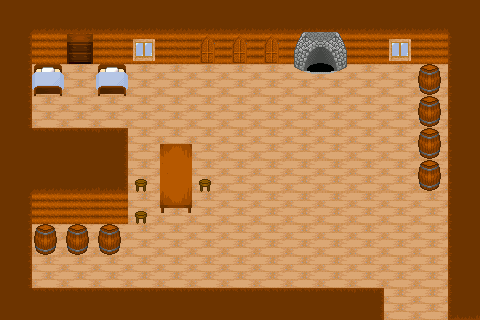

This game map was drawn from its Tiled (.tmx) file and the tilesets committed beside it. A one-line description and the trimmed map source follow:
An orthogonal 15x10 tile map with 32x32 px tiles, 4 tile layers (floor, walls, Ceiling, objects), 2 tilesets and 20 objects.

<map version="1.0" orientation="orthogonal" renderorder="right-down" width="15" height="10" tilewidth="32" tileheight="32">
 <tileset firstgid="1" name="Ulkotilat" tilewidth="32" tileheight="32">
  <image source="terrainTiles.png" trans="ff00ff" width="640" height="480" />
 </tileset>
 <tileset firstgid="301" name="sisätilat" tilewidth="32" tileheight="32">
  <image source="SOWOBJECTSINDOORSxcf.png" trans="ff00ff" width="640" height="480" />
 </tileset>
 <layer name="floor" width="15" height="10">
  <data>[150 cells, 150 non-empty, 1 distinct tile ids]</data>
 </layer>
 <layer name="walls" width="15" height="10">
  <data>[150 cells, 16 non-empty, 1 distinct tile ids]</data>
 </layer>
 <layer name="Ceiling" width="15" height="10">
  <data>[150 cells, 48 non-empty, 7 distinct tile ids]</data>
 </layer>
 <layer name="objects" width="15" height="10">
  <data>[150 cells, 27 non-empty, 15 distinct tile ids]</data>
 </layer>
 <objectgroup name="Boxes">
  <object x="161" y="145" width="29" height="68" />
  <object x="98.5" y="64" width="27" height="31.5" />
  <object x="35" y="64.3333" width="27.3333" height="32" />
  <object x="31.6667" y="35" width="206.333" height="17.6667" />
  <object x="239" y="35" width="53" height="18.5" />
  <object x="292.5" y="35" width="53" height="27" />
  <object x="347" y="33" width="101" height="18.5" />
  <object x="449" y="31" width="28" height="289" />
  <object x="383" y="288" height="12" />
  <object x="379.5" y="287" height="9" />
  <object x="-0.666667" y="288" width="383.333" height="36" />
  <object x="-0.666667" y="31.3333" width="32" height="256.667" />
  <object x="32" y="124.667" width="93.3333" height="82.6667" />
  <object x="136.5" y="212.375" width="8.75" height="5" />
  <object x="136.125" y="180" width="9.875" height="5.125" />
  <object x="200.125" y="180" width="9.75" height="5.375" />
  <object x="421" y="66" width="17.5" height="121" />
  <object x="36" y="226.5" width="84.5" height="26" />
 </objectgroup>
 <objectgroup name="TriggerLayer">
  <object x="384.5" y="301.5" width="62.5" height="17">
   <properties>
    <property name="Door" value="INT1:A1" />
   </properties>
  </object>
 </objectgroup>
 <objectgroup name="Strint">
  <properties>
   <property name="STR" value="1" />
   <property name="strt1" value="" />
  </properties>
  <object x="414.5" y="286.5">
   <properties>
    <property name="STR" value="1" />
   </properties>
  </object>
 </objectgroup>
</map>
